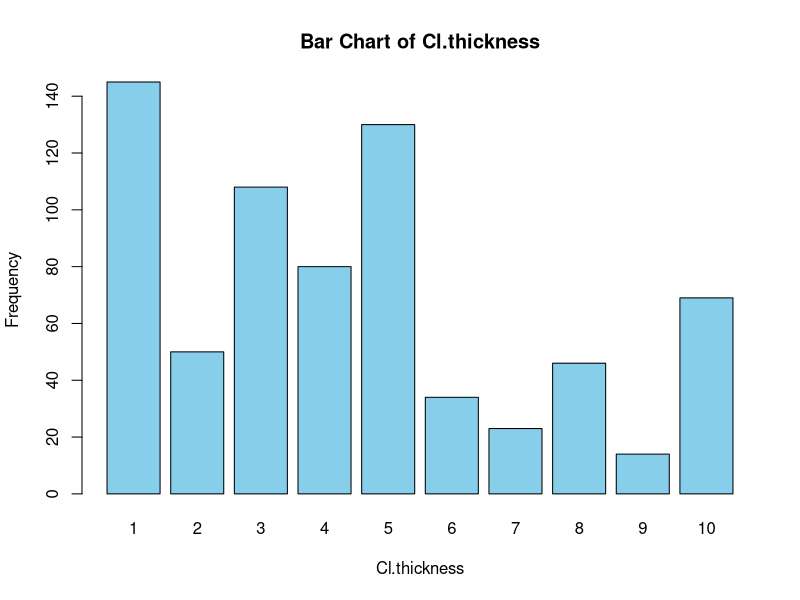
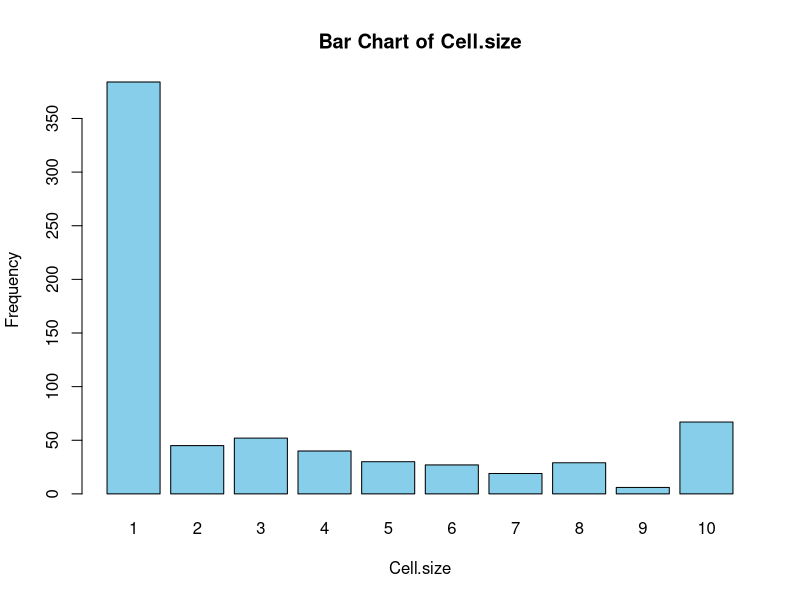
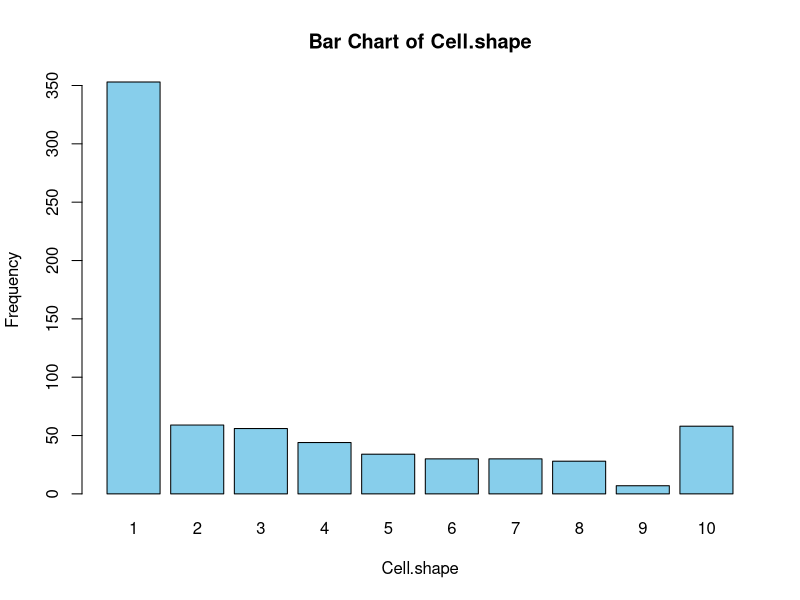
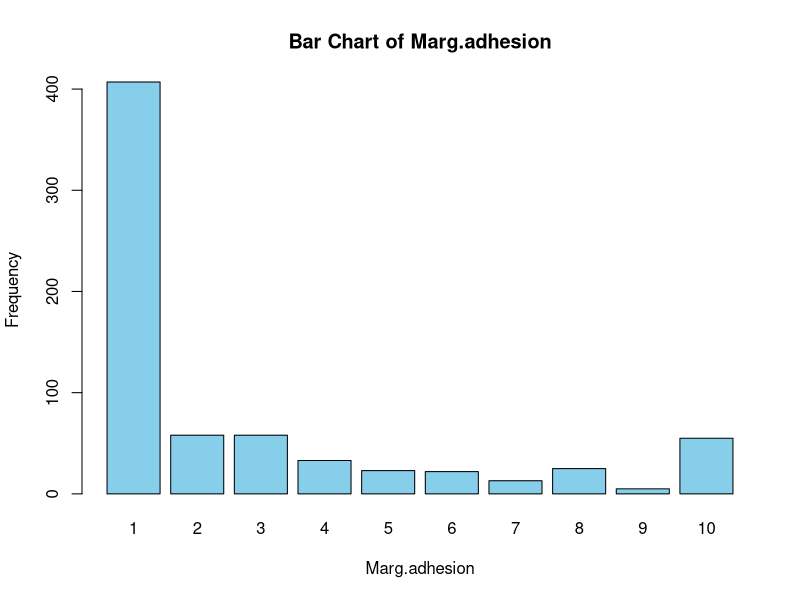
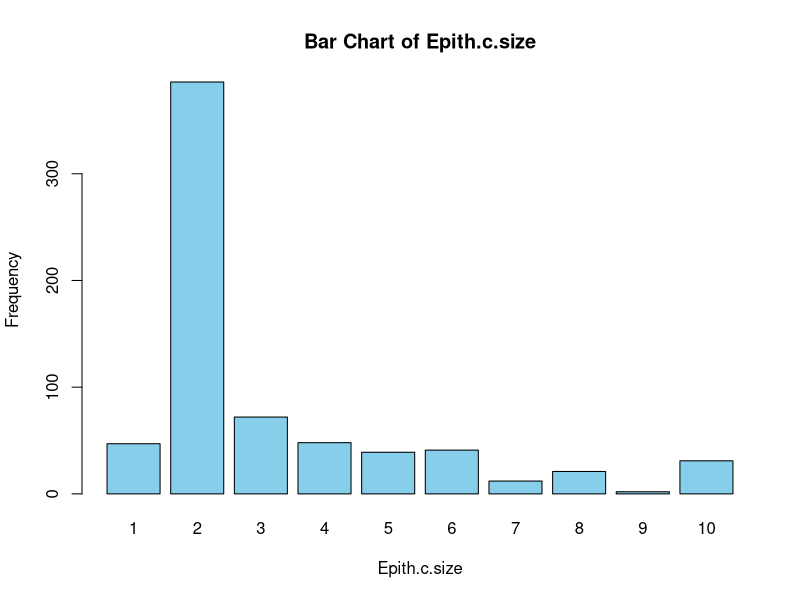
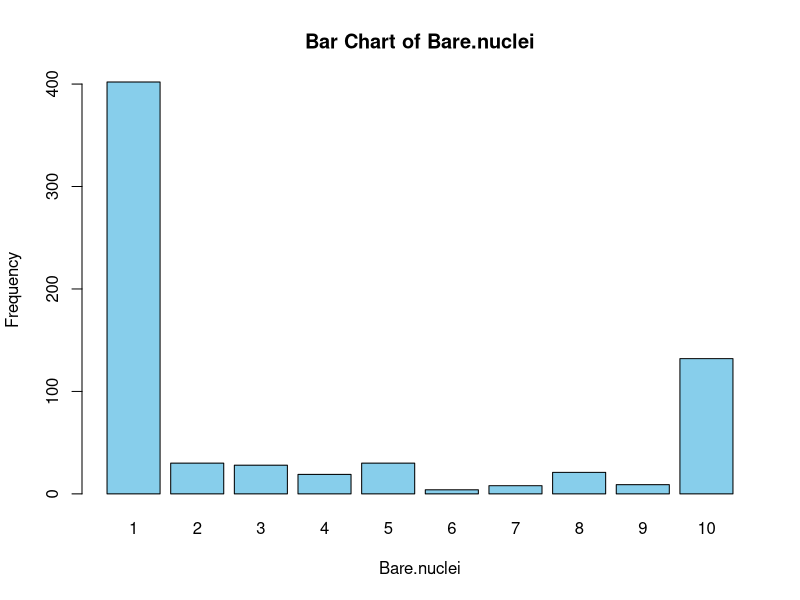
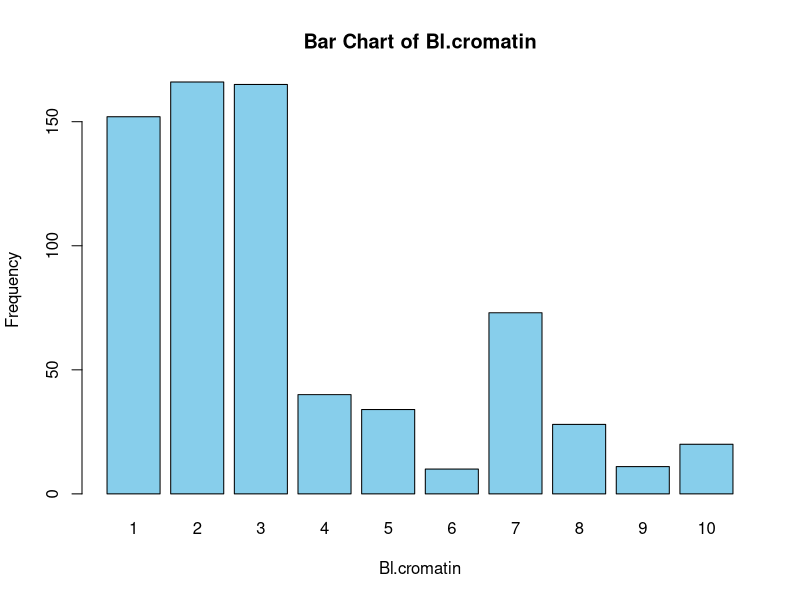
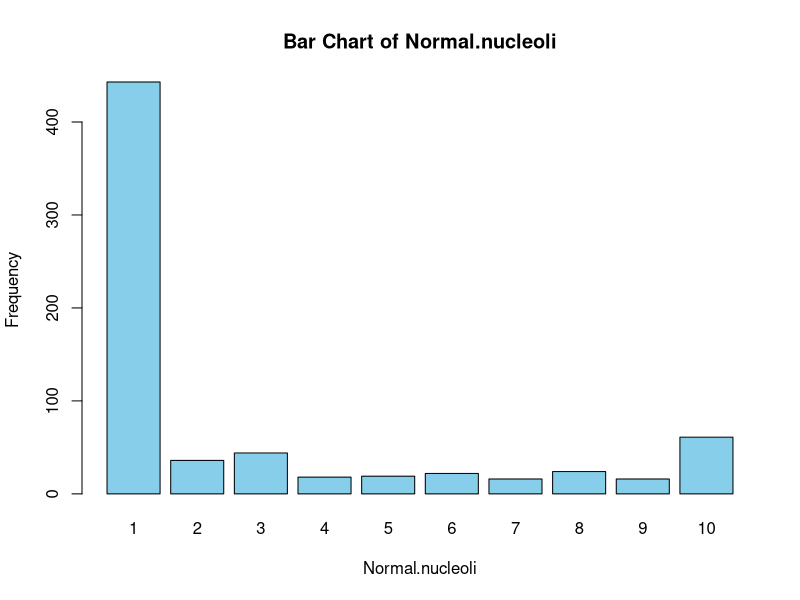

Generate these figures, in order, with R:
## ---- chunk 1
library(tidyverse)
library(dplyr) 
library(MASS)
library(mlbench)
## ---- chunk 2
data("BreastCancer")
head(BreastCancer)
## ---- chunk 3
names(BreastCancer)
dim(BreastCancer)
str(BreastCancer)
summary(BreastCancer)
## ---- chunk 4
bc <- BreastCancer[, -1]
bc <- bc %>%
  mutate(across(-Class, ~ as.numeric(as.character(.))))
glimpse(bc)
## ---- chunk 5
# Loop over each variable in bc except 'Class'
for (var in names(bc)[names(bc) != "Class"]) {
  # Create a table of counts for the current variable
  counts <- table(bc[[var]])
  
  # Plot bar chart 
  barplot(counts,
          main = paste("Bar Chart of", var),
          xlab = var,
          ylab = "Frequency",
          col = "skyblue",
          border = "black")
}
## ---- chunk 6
# Count missing values in each column
colSums(is.na(bc))
## ---- chunk 7
bc$Bare.nuclei[is.na(bc$Bare.nuclei)]<-mean(bc$Bare.nuclei,na.rm=TRUE)
## ---- chunk 8
# Set seed and split
set.seed(123)
n <- nrow(bc)
train_indices <- sample(seq_len(n), size = 0.7 * n)
train_data <- bc[train_indices, ]
test_data  <- bc[-train_indices, ]

# Separate features and target
X_train <- train_data[, setdiff(names(train_data), "Class")]
y_train <- train_data$Class

X_test <- test_data[, setdiff(names(test_data), "Class")]
y_test <- test_data$Class
## ---- chunk 9
# Standardize features
X_train_scaled <- as.data.frame(scale(X_train))
X_test_scaled <- as.data.frame(scale(X_test,
                                     center = attr(scale(X_train), "scaled:center"),
                                     scale  = attr(scale(X_train), "scaled:scale")))

# Recombine with Class
train_data_std <- cbind(X_train_scaled, Class = y_train)
test_data_std  <- cbind(X_test_scaled,  Class = y_test)
## ---- chunk 10
lda_model <- lda(Class ~ ., data = train_data_std)
lda_model
lda_pred <- predict(lda_model, test_data_std)$class

lda_cm <- table(Predicted = lda_pred, Actual = test_data_std$Class)
print(lda_cm)
## ---- chunk 11
qda_model <- qda(Class ~ ., data = train_data_std)
qda_model
qda_pred <- predict(qda_model, test_data_std)$class

qda_cm <- table(Predicted = qda_pred, Actual = test_data_std$Class)
print(qda_cm)
## ---- chunk 12
log_model <- glm(Class ~ ., data = train_data_std, family = binomial)
log_model
log_probs <- predict(log_model, newdata = test_data_std, type = "response")
# Convert probs to class labels (adjust threshold as needed)
log_pred <- ifelse(log_probs >= 0.5, levels(y_train)[2], levels(y_train)[1])
log_pred <- factor(log_pred, levels = levels(y_train))
log_cm <- table(Predicted = log_pred, Actual = test_data_std$Class)
print(log_cm)

## ---- chunk 13
evaluate_model <- function(predicted, actual) {
  cm <- table(Predicted = predicted, Actual = actual)
  
  accuracy <- sum(diag(cm)) / sum(cm)
  precision <- diag(cm) / rowSums(cm)
  recall <- diag(cm) / colSums(cm)
  f1 <- 2 * (precision * recall) / (precision + recall)
  
  
  # Macro-averaged metrics: average across classes
  macro_precision <- mean(precision)
  macro_recall <- mean(recall)
  macro_f1 <- mean(f1)
  
  # Return as named vector or data frame
  return(c(
    Accuracy = round(accuracy, 4),
    Precision = round(macro_precision, 4),
    Recall = round(macro_recall, 4),
    F1_Score = round(macro_f1, 4)
  ))
}
## ---- chunk 14
lda_results <- evaluate_model(lda_pred, test_data_std$Class)
lda_results
qda_results <- evaluate_model(qda_pred, test_data_std$Class)
qda_results 
log_results <- evaluate_model(log_pred, test_data_std$Class)
log_results
## ---- chunk 15
comparison_table <- rbind(
  LDA = lda_results,
  QDA = qda_results,
  Logistic = log_results
)

print(comparison_table)
